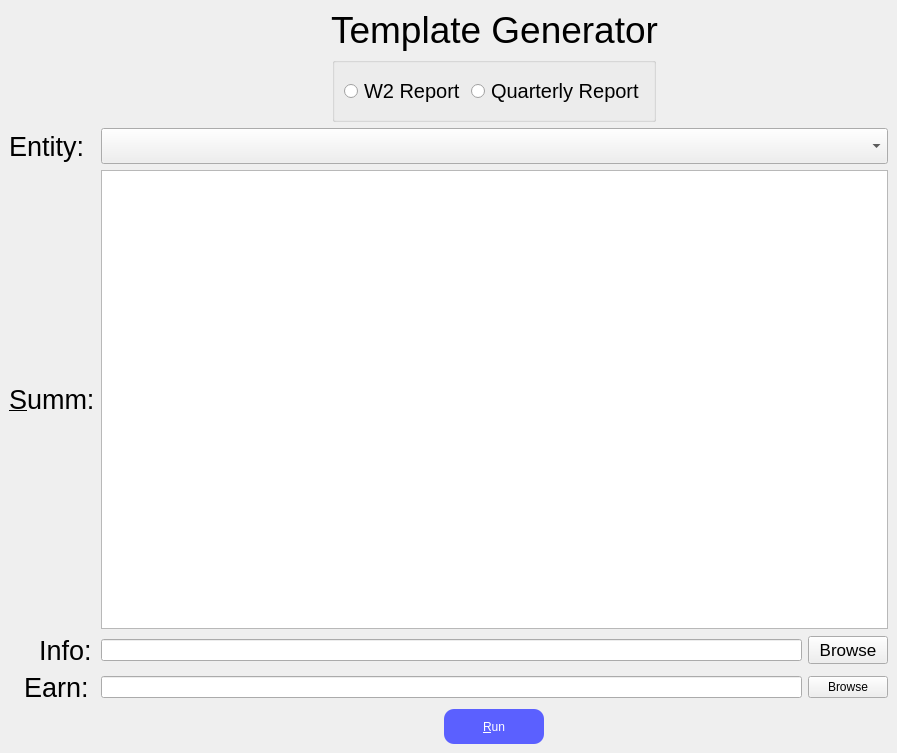
<?xml version="1.0" encoding="UTF-8"?>
<ui version="4.0">
 <class>MainWindow</class>
 <widget class="QMainWindow" name="MainWindow">
  <property name="geometry">
   <rect>
    <x>0</x>
    <y>0</y>
    <width>897</width>
    <height>753</height>
   </rect>
  </property>
  <property name="minimumSize">
   <size>
    <width>0</width>
    <height>32</height>
   </size>
  </property>
  <property name="windowTitle">
   <string>MainWindow</string>
  </property>
  <widget class="QWidget" name="centralwidget">
   <layout class="QVBoxLayout" name="verticalLayout">
    <item>
     <layout class="QGridLayout" name="Main_Layout">
      <item row="0" column="1">
       <widget class="QLabel" name="App_Title">
        <property name="font">
         <font>
          <pointsize>28</pointsize>
         </font>
        </property>
        <property name="text">
         <string>Template Generator</string>
        </property>
        <property name="alignment">
         <set>Qt::AlignCenter</set>
        </property>
       </widget>
      </item>
      <item row="1" column="1" alignment="Qt::AlignHCenter|Qt::AlignVCenter">
       <widget class="QGroupBox" name="Template_Selection">
        <property name="font">
         <font>
          <pointsize>20</pointsize>
         </font>
        </property>
        <property name="title">
         <string/>
        </property>
        <layout class="QHBoxLayout" name="horizontalLayout_5">
         <item>
          <widget class="QRadioButton" name="W2_Report_RButton">
           <property name="font">
            <font>
             <pointsize>15</pointsize>
            </font>
           </property>
           <property name="text">
            <string>W2 Report</string>
           </property>
          </widget>
         </item>
         <item>
          <widget class="QRadioButton" name="Quarterly_Report_RButton">
           <property name="font">
            <font>
             <pointsize>15</pointsize>
            </font>
           </property>
           <property name="text">
            <string>Quarterly Report</string>
           </property>
          </widget>
         </item>
        </layout>
       </widget>
      </item>
      <item row="2" column="0">
       <widget class="QLabel" name="Entity_Label">
        <property name="font">
         <font>
          <pointsize>20</pointsize>
         </font>
        </property>
        <property name="text">
         <string>Entity:</string>
        </property>
       </widget>
      </item>
      <item row="2" column="1">
       <widget class="QComboBox" name="Entity_List">
        <property name="font">
         <font>
          <pointsize>18</pointsize>
         </font>
        </property>
       </widget>
      </item>
      <item row="3" column="0">
       <widget class="QLabel" name="Summary_Label">
        <property name="font">
         <font>
          <pointsize>20</pointsize>
          <weight>50</weight>
          <bold>false</bold>
         </font>
        </property>
        <property name="text">
         <string>&amp;Summ:</string>
        </property>
        <property name="buddy">
         <cstring>Summary_Text</cstring>
        </property>
       </widget>
      </item>
      <item row="3" column="1">
       <widget class="QTextBrowser" name="Summary_Text">
        <property name="font">
         <font>
          <pointsize>20</pointsize>
          <weight>50</weight>
          <bold>false</bold>
         </font>
        </property>
       </widget>
      </item>
      <item row="4" column="0">
       <widget class="QLabel" name="Info_Label">
        <property name="font">
         <font>
          <pointsize>20</pointsize>
          <weight>50</weight>
          <bold>false</bold>
         </font>
        </property>
        <property name="text">
         <string>    Info:</string>
        </property>
        <property name="buddy">
         <cstring>Info_Path</cstring>
        </property>
       </widget>
      </item>
      <item row="4" column="1">
       <layout class="QHBoxLayout" name="Info_Layout">
        <item>
         <widget class="QLineEdit" name="Info_Path">
          <property name="readOnly">
           <bool>true</bool>
          </property>
         </widget>
        </item>
        <item>
         <widget class="QPushButton" name="Info_Browse_Button">
          <property name="font">
           <font>
            <pointsize>13</pointsize>
           </font>
          </property>
          <property name="text">
           <string>Browse</string>
          </property>
         </widget>
        </item>
       </layout>
      </item>
      <item row="5" column="0">
       <widget class="QLabel" name="Earning_Label">
        <property name="font">
         <font>
          <pointsize>20</pointsize>
          <weight>50</weight>
          <bold>false</bold>
         </font>
        </property>
        <property name="text">
         <string>  Earn:</string>
        </property>
        <property name="buddy">
         <cstring>Earning_Path</cstring>
        </property>
       </widget>
      </item>
      <item row="5" column="1">
       <layout class="QHBoxLayout" name="Earning_Layout">
        <item>
         <widget class="QLineEdit" name="Earning_Path">
          <property name="readOnly">
           <bool>true</bool>
          </property>
         </widget>
        </item>
        <item>
         <widget class="QPushButton" name="Earning_Browse_Button">
          <property name="text">
           <string>Browse</string>
          </property>
         </widget>
        </item>
       </layout>
      </item>
      <item row="6" column="1" alignment="Qt::AlignHCenter|Qt::AlignVCenter">
       <widget class="QPushButton" name="Run_Button">
        <property name="minimumSize">
         <size>
          <width>100</width>
          <height>35</height>
         </size>
        </property>
        <property name="maximumSize">
         <size>
          <width>100</width>
          <height>16777215</height>
         </size>
        </property>
        <property name="styleSheet">
         <string notr="true">QPushButton{
	color: rgb(255, 255, 255);
	font: 18pt &quot;.SF NS Text&quot;;
	background-color: rgb(91, 96, 255);
	border-radius: 10px;
}</string>
        </property>
        <property name="text">
         <string>&amp;Run</string>
        </property>
       </widget>
      </item>
     </layout>
    </item>
   </layout>
  </widget>
  <action name="W2_Gen">
   <property name="text">
    <string>W2 Report</string>
   </property>
  </action>
  <action name="Local_Gen">
   <property name="text">
    <string>Local Report</string>
   </property>
  </action>
 </widget>
 <resources/>
 <connections/>
</ui>
